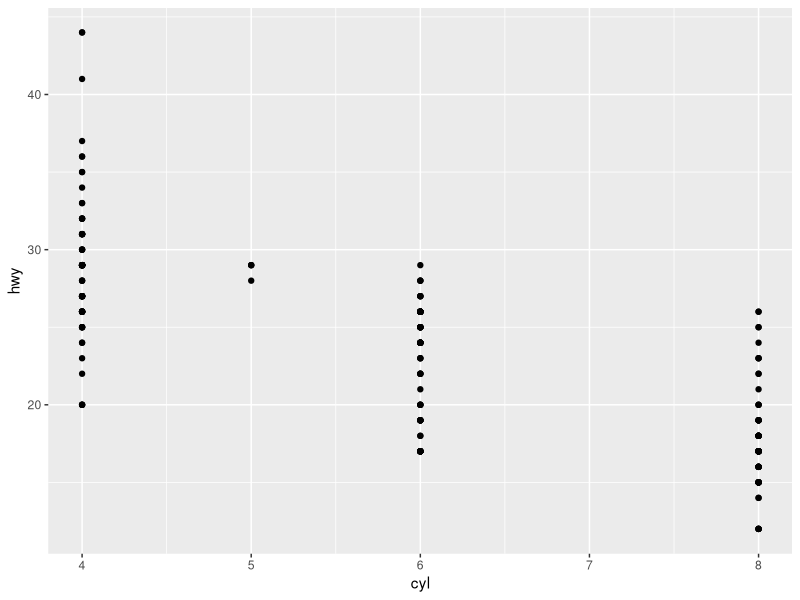
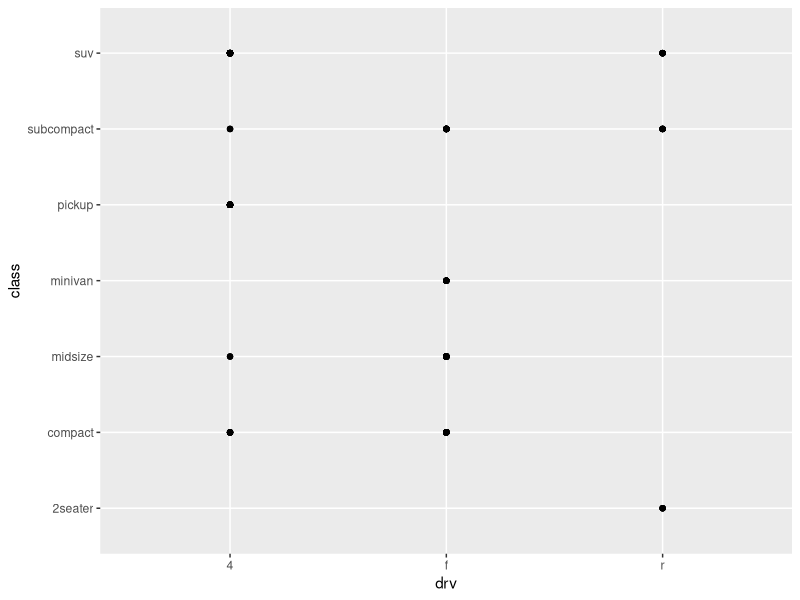
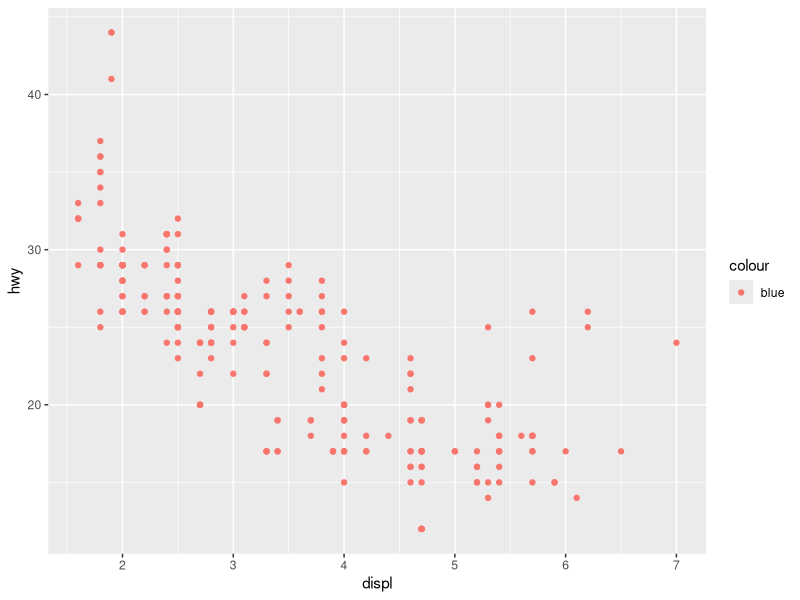
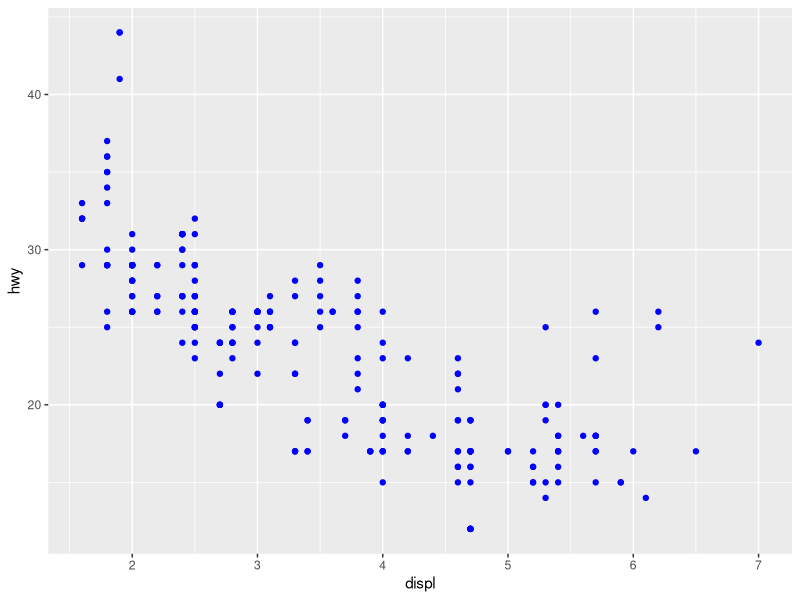
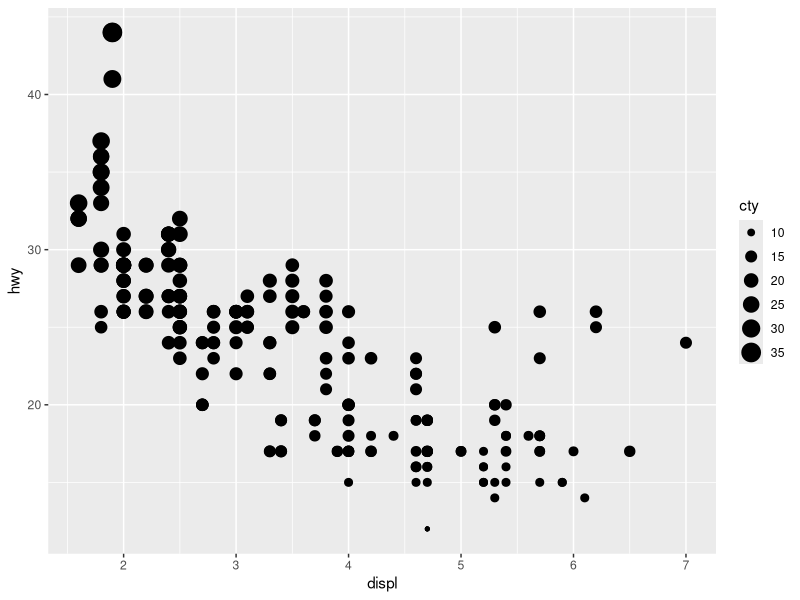
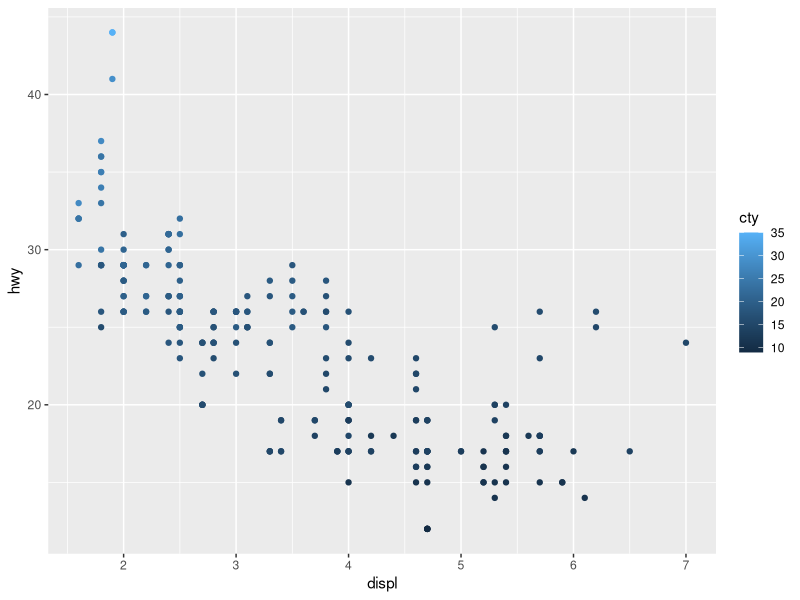
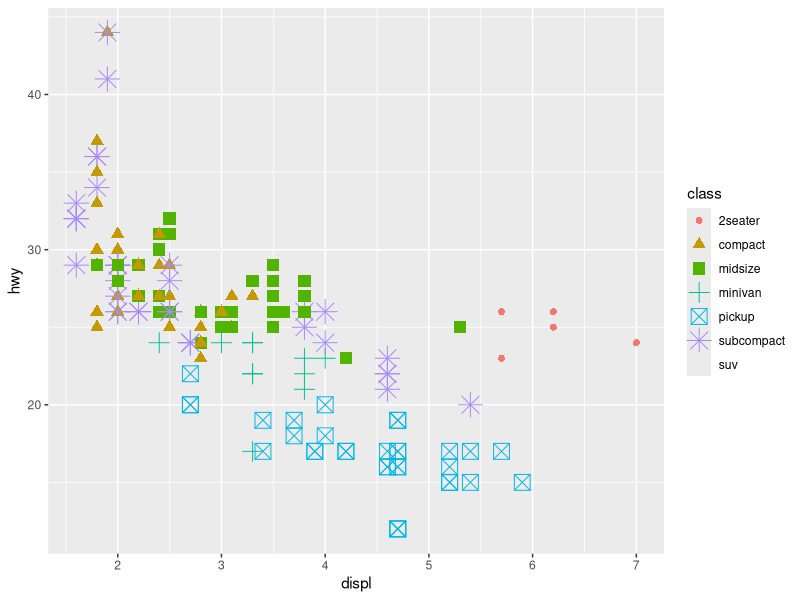
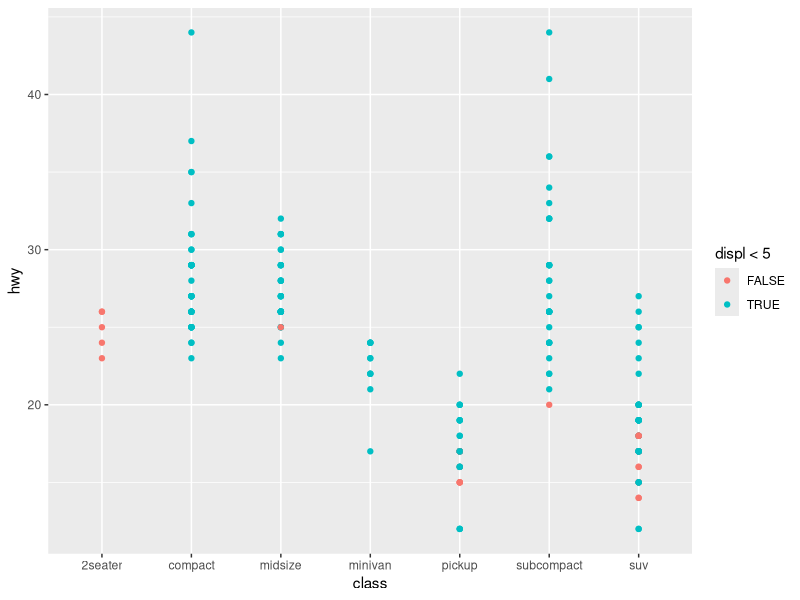

Generate these figures, in order, with R:
## ---- chunk 1
knitr::opts_chunk$set(echo = TRUE)
## ---- chunk 2
library(ggplot2)
ggplot(data=mpg) + 
  geom_point(mapping=aes(x=cyl, y=hwy)) 
## ---- chunk 3
library(ggplot2)
ggplot(data=mpg) + 
  geom_point(mapping=aes(x=drv, y=class))
## ---- chunk 4
ggplot(data = mpg) + 
  geom_point(mapping = aes(x = displ, y = hwy, color = "blue"))
  
## ---- chunk 5
  ggplot(data = mpg) + 
   geom_point(mapping = aes(x = displ, y = hwy), color = "blue")
## ---- chunk 6
ggplot(data = mpg) + 
     geom_point(mapping = aes(x = displ, y = hwy, size = cty))
ggplot(data = mpg) + 
     geom_point(mapping = aes(x = displ, y = hwy, color= cty))
## ---- chunk 7
ggplot(data = mpg) + geom_point(mapping = aes(x = displ, y = hwy, size = class, shape= class, color = class))
## ---- chunk 8
ggplot(data = mpg) + geom_point(mapping = aes(x=class, y =hwy,colour = displ <5))
## ---- chunk 9
ggplot(data = mpg) + 
  geom_point(mapping = aes(x = drv, y = cyl))
## ---- chunk 10
ggplot(data = mpg) + 
  geom_point(mapping = aes(x = displ, y = hwy)) +
  facet_grid(drv ~ .)

ggplot(data = mpg) + 
  geom_point(mapping = aes(x = displ, y = hwy)) +
  facet_grid(. ~ cyl)
## ---- chunk 11
ggplot(data = mpg, mapping = aes(x = displ, y = hwy, color = drv)) + 
  geom_point() + 
  geom_smooth(se = FALSE)
## ---- chunk 12
ggplot() + 
  geom_point(data = mpg, mapping = aes(x = displ, y = hwy), size =3) + 
  geom_smooth(data = mpg, mapping = aes(x = displ, y = hwy), se=FALSE, size=2)

ggplot() + 
  geom_point(data = mpg, mapping = aes(x = displ, y = hwy), size =3) + 
  geom_smooth(data = mpg, mapping = aes(x = displ, y = hwy, group=drv), se=FALSE, size=2)

ggplot() + 
  geom_point(data = mpg, mapping = aes(x = displ, y = hwy, color = drv), size =3) + 
  geom_smooth(data = mpg, mapping = aes(x = displ, y = hwy, color=drv), se=FALSE, size=2, show.legend=TRUE)

ggplot() + 
  geom_point(data = mpg, mapping = aes(x = displ, y = hwy, color = drv), size =3) + 
  geom_smooth(data = mpg, mapping = aes(x = displ, y = hwy), se = FALSE, size=2, show.legend=TRUE)

ggplot() + 
  geom_point(data = mpg, mapping = aes(x = displ, y = hwy, color = drv), size =3) + 
  geom_smooth(data = mpg, mapping = aes(x = displ, y = hwy, group =drv), se=FALSE, size=2, show.legend=TRUE)

ggplot() + 
  geom_point(data = mpg, mapping = aes(x = displ, y = hwy, color = drv), size =3, se=TRUE)  
  
